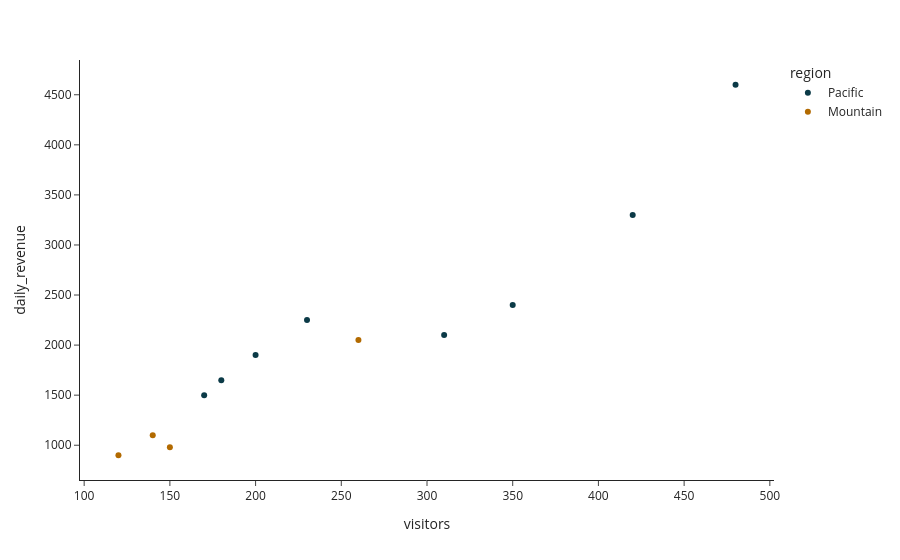

Write notebook code for a chart like this one.
### Markdown cell above
### Template and colors

### Code cell
colors = ['#0b3a47', '#b26a00', '#6fb3c2', '#f0c987']
fig = px.scatter(stores, x='visitors', y='daily_revenue',
                 color='region', template='simple_white',
                 color_discrete_sequence=colors)
fig.show()

### Figure 1 — Plotly figure (JSON) as saved in the notebook; plotly's stock layout.template omitted (floating-point values rounded to 4 significant figures)
{"data": [{"hovertemplate": "region=Pacific<br>visitors=%{x}<br>daily_revenue=%{y}<extra></extra>", "legendgroup": "Pacific", "marker": {"color": "#0b3a47", "symbol": "circle"}, "mode": "markers", "name": "Pacific", "orientation": "v", "showlegend": true, "type": "scatter", "x": [310, 180, 420, 230, 200, 480, 350, 170], "xaxis": "x", "y": [2100, 1650, 3300, 2250, 1900, 4600, 2400, 1500], "yaxis": "y"}, {"hovertemplate": "region=Mountain<br>visitors=%{x}<br>daily_revenue=%{y}<extra></extra>", "legendgroup": "Mountain", "marker": {"color": "#b26a00", "symbol": "circle"}, "mode": "markers", "name": "Mountain", "orientation": "v", "showlegend": true, "type": "scatter", "x": [150, 260, 140, 120], "xaxis": "x", "y": [980, 2050, 1100, 900], "yaxis": "y"}], "layout": {"legend": {"title": {"text": "region"}, "tracegroupgap": 0}, "margin": {"t": 60}, "xaxis": {"anchor": "y", "domain": [0.0, 1.0], "title": {"text": "visitors"}}, "yaxis": {"anchor": "x", "domain": [0.0, 1.0], "title": {"text": "daily_revenue"}}}}
